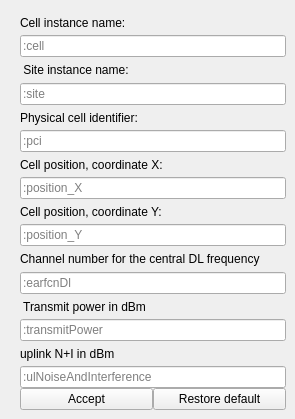
       <widget class="QWidget" name="tab">
        <attribute name="title">
         <string>Cell params</string>
        </attribute>
        <widget class="QWidget" name="layoutWidget_2">
         <property name="geometry">
          <rect>
           <x>20</x>
           <y>10</y>
           <width>266</width>
           <height>400</height>
          </rect>
         </property>
         <layout class="QGridLayout" name="gridLayout_3">
          <property name="sizeConstraint">
           <enum>QLayout::SetDefaultConstraint</enum>
          </property>
          <property name="leftMargin">
           <number>0</number>
          </property>
          <property name="horizontalSpacing">
           <number>6</number>
          </property>
          <property name="verticalSpacing">
           <number>0</number>
          </property>
          <item row="11" column="0">
           <widget class="QLineEdit" name="earfcnDl">
            <property name="placeholderText">
             <string>:earfcnDl</string>
            </property>
           </widget>
          </item>
          <item row="10" column="0">
           <widget class="QLabel" name="label_18">
            <property name="text">
             <string>Channel number for the central DL frequency</string>
            </property>
            <property name="wordWrap">
             <bool>true</bool>
            </property>
           </widget>
          </item>
          <item row="13" column="0">
           <widget class="QLineEdit" name="transmitPower">
            <property name="placeholderText">
             <string>:transmitPower</string>
            </property>
           </widget>
          </item>
          <item row="3" column="0">
           <widget class="QLineEdit" name="site">
            <property name="placeholderText">
             <string>:site</string>
            </property>
           </widget>
          </item>
          <item row="15" column="0">
           <widget class="QLineEdit" name="ulNoiseAndInterference">
            <property name="placeholderText">
             <string>:ulNoiseAndInterference</string>
            </property>
           </widget>
          </item>
          <item row="7" column="0">
           <widget class="QLineEdit" name="position_X">
            <property name="placeholderText">
             <string>:position_X</string>
            </property>
           </widget>
          </item>
          <item row="1" column="0">
           <widget class="QLineEdit" name="cell">
            <property name="placeholderText">
             <string>:cell</string>
            </property>
           </widget>
          </item>
          <item row="14" column="0">
           <widget class="QLabel" name="label_20">
            <property name="text">
             <string>uplink N+I in dBm</string>
            </property>
           </widget>
          </item>
          <item row="6" column="0">
           <widget class="QLabel" name="label_16">
            <property name="text">
             <string>Cell position, coordinate X:</string>
            </property>
           </widget>
          </item>
          <item row="2" column="0">
           <widget class="QLabel" name="label_14">
            <property name="text">
             <string> Site instance name:</string>
            </property>
           </widget>
          </item>
          <item row="8" column="0">
           <widget class="QLabel" name="label_17">
            <property name="text">
             <string>Cell position, coordinate Y:</string>
            </property>
           </widget>
          </item>
          <item row="12" column="0">
           <widget class="QLabel" name="label_19">
            <property name="text">
             <string> Transmit power in dBm</string>
            </property>
           </widget>
          </item>
          <item row="16" column="0">
           <layout class="QHBoxLayout" name="horizontalLayout">
            <item>
             <widget class="QPushButton" name="pbSetCellParams">
              <property name="minimumSize">
               <size>
                <width>128</width>
                <height>0</height>
               </size>
              </property>
              <property name="text">
               <string>Accept</string>
              </property>
             </widget>
            </item>
            <item>
             <widget class="QPushButton" name="pbRestoreCell">
              <property name="minimumSize">
               <size>
                <width>128</width>
                <height>0</height>
               </size>
              </property>
              <property name="text">
               <string>Restore default</string>
              </property>
             </widget>
            </item>
           </layout>
          </item>
          <item row="5" column="0">
           <widget class="QLineEdit" name="pci">
            <property name="placeholderText">
             <string>:pci</string>
            </property>
           </widget>
          </item>
          <item row="4" column="0">
           <widget class="QLabel" name="label_15">
            <property name="text">
             <string>Physical cell identifier:</string>
            </property>
           </widget>
          </item>
          <item row="9" column="0">
           <widget class="QLineEdit" name="position_Y">
            <property name="placeholderText">
             <string>:position_Y</string>
            </property>
           </widget>
          </item>
          <item row="0" column="0">
           <widget class="QLabel" name="label_13">
            <property name="text">
             <string>Cell instance name:</string>
            </property>
           </widget>
          </item>
         </layout>
        </widget>
       </widget>
